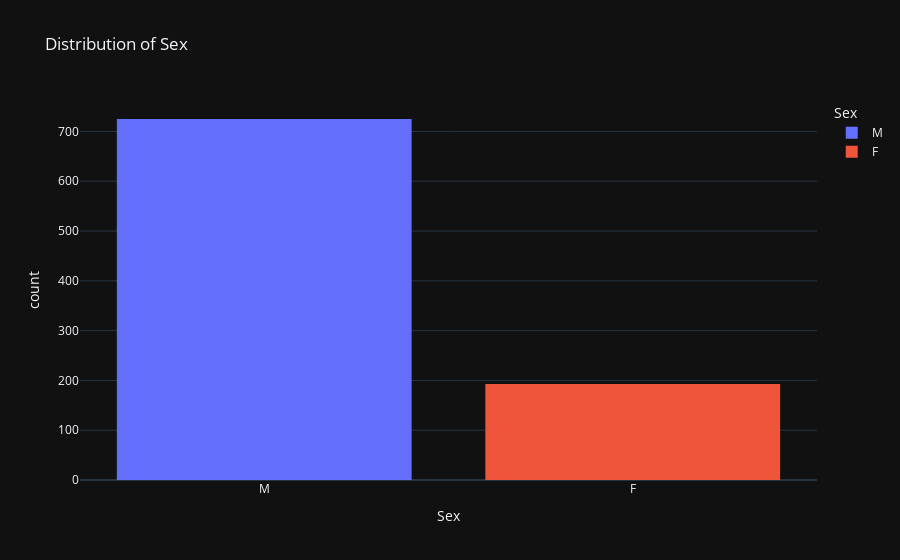
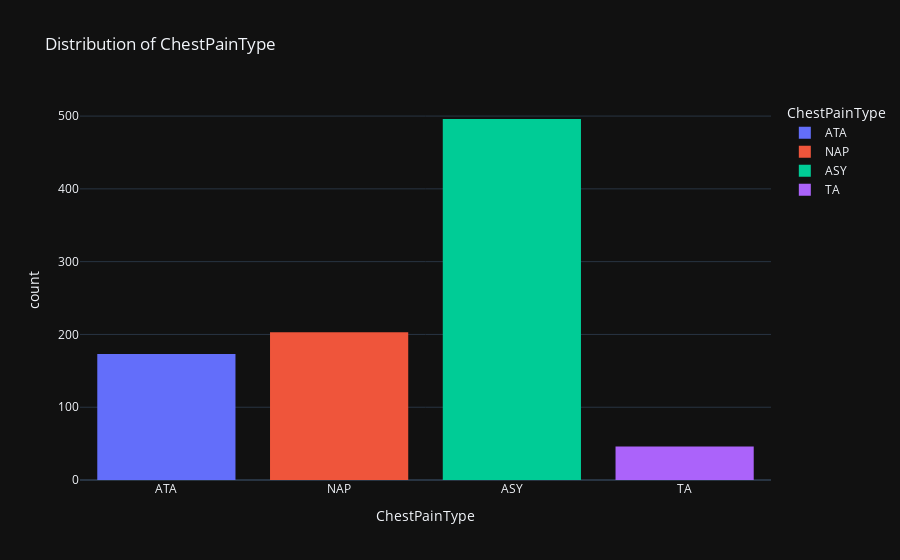
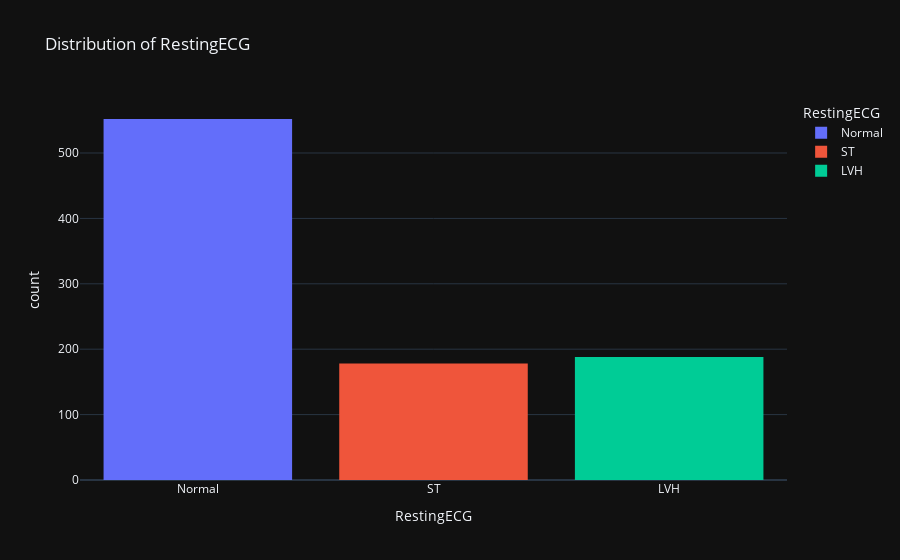
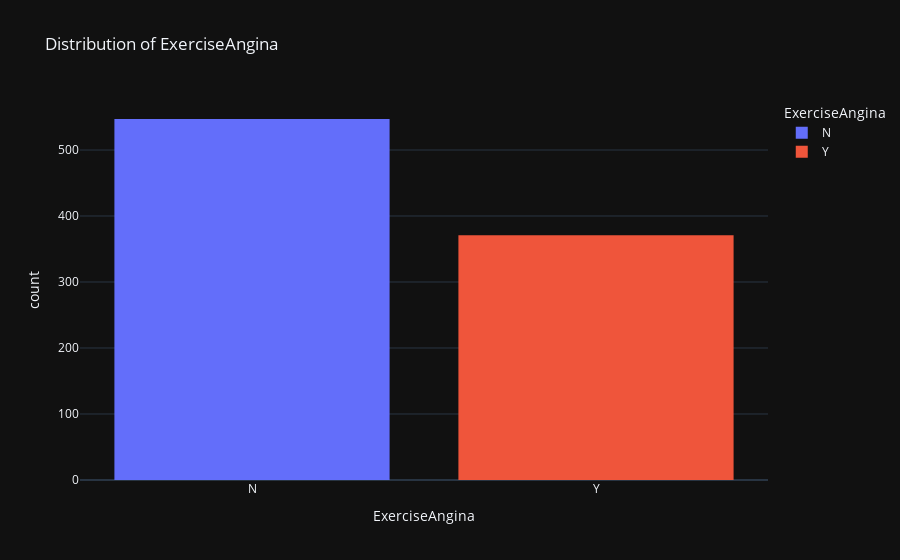

These figures' notebook cell, in order:
### Code cell
# Check for the distribution of the categorical columns
for col in cat_cols:
   fig =  px.histogram(df, x=col, title=f'Distribution of {col}', color=col, template='plotly_dark')
   fig.show()

### Figure 1 — Plotly figure (JSON) as saved in the notebook; plotly's stock layout.template omitted (floating-point values rounded to 4 significant figures; data arrays with more than 128 entries replaced by an {"elided": "..."} marker saying what was removed)
{"data": [{"alignmentgroup": "True", "bingroup": "x", "hovertemplate": "Sex=%{x}<br>count=%{y}<extra></extra>", "legendgroup": "M", "marker": {"color": "#636efa", "pattern": {"shape": ""}}, "name": "M", "offsetgroup": "M", "orientation": "v", "showlegend": true, "type": "histogram", "x": {"elided": "725 str values"}, "xaxis": "x", "yaxis": "y"}, {"alignmentgroup": "True", "bingroup": "x", "hovertemplate": "Sex=%{x}<br>count=%{y}<extra></extra>", "legendgroup": "F", "marker": {"color": "#EF553B", "pattern": {"shape": ""}}, "name": "F", "offsetgroup": "F", "orientation": "v", "showlegend": true, "type": "histogram", "x": {"elided": "193 str values"}, "xaxis": "x", "yaxis": "y"}], "layout": {"barmode": "relative", "legend": {"title": {"text": "Sex"}, "tracegroupgap": 0}, "title": {"text": "Distribution of Sex"}, "xaxis": {"anchor": "y", "categoryarray": ["M", "F"], "categoryorder": "array", "domain": [0, 1], "title": {"text": "Sex"}}, "yaxis": {"anchor": "x", "domain": [0, 1], "title": {"text": "count"}}}}

### Figure 2 — Plotly figure (JSON) as saved in the notebook; plotly's stock layout.template omitted (floating-point values rounded to 4 significant figures; data arrays with more than 128 entries replaced by an {"elided": "..."} marker saying what was removed)
{"data": [{"alignmentgroup": "True", "bingroup": "x", "hovertemplate": "ChestPainType=%{x}<br>count=%{y}<extra></extra>", "legendgroup": "ATA", "marker": {"color": "#636efa", "pattern": {"shape": ""}}, "name": "ATA", "offsetgroup": "ATA", "orientation": "v", "showlegend": true, "type": "histogram", "x": {"elided": "173 str values"}, "xaxis": "x", "yaxis": "y"}, {"alignmentgroup": "True", "bingroup": "x", "hovertemplate": "ChestPainType=%{x}<br>count=%{y}<extra></extra>", "legendgroup": "NAP", "marker": {"color": "#EF553B", "pattern": {"shape": ""}}, "name": "NAP", "offsetgroup": "NAP", "orientation": "v", "showlegend": true, "type": "histogram", "x": {"elided": "203 str values"}, "xaxis": "x", "yaxis": "y"}, {"alignmentgroup": "True", "bingroup": "x", "hovertemplate": "ChestPainType=%{x}<br>count=%{y}<extra></extra>", "legendgroup": "ASY", "marker": {"color": "#00cc96", "pattern": {"shape": ""}}, "name": "ASY", "offsetgroup": "ASY", "orientation": "v", "showlegend": true, "type": "histogram", "x": {"elided": "496 str values"}, "xaxis": "x", "yaxis": "y"}, {"alignmentgroup": "True", "bingroup": "x", "hovertemplate": "ChestPainType=%{x}<br>count=%{y}<extra></extra>", "legendgroup": "TA", "marker": {"color": "#ab63fa", "pattern": {"shape": ""}}, "name": "TA", "offsetgroup": "TA", "orientation": "v", "showlegend": true, "type": "histogram", "x": ["TA", "TA", "TA", "TA", "TA", "TA", "TA", "TA", "TA", "TA", "TA", "TA", "TA", "TA", "TA", "TA", "TA", "TA", "TA", "TA", "TA", "TA", "TA", "TA", "TA", "TA", "TA", "TA", "TA", "TA", "TA", "TA", "TA", "TA", "TA", "TA", "TA", "TA", "TA", "TA", "TA", "TA", "TA", "TA", "TA", "TA"], "xaxis": "x", "yaxis": "y"}], "layout": {"barmode": "relative", "legend": {"title": {"text": "ChestPainType"}, "tracegroupgap": 0}, "title": {"text": "Distribution of ChestPainType"}, "xaxis": {"anchor": "y", "categoryarray": ["ATA", "NAP", "ASY", "TA"], "categoryorder": "array", "domain": [0, 1], "title": {"text": "ChestPainType"}}, "yaxis": {"anchor": "x", "domain": [0, 1], "title": {"text": "count"}}}}

### Figure 3 — Plotly figure (JSON) as saved in the notebook; plotly's stock layout.template omitted (floating-point values rounded to 4 significant figures; data arrays with more than 128 entries replaced by an {"elided": "..."} marker saying what was removed)
{"data": [{"alignmentgroup": "True", "bingroup": "x", "hovertemplate": "RestingECG=%{x}<br>count=%{y}<extra></extra>", "legendgroup": "Normal", "marker": {"color": "#636efa", "pattern": {"shape": ""}}, "name": "Normal", "offsetgroup": "Normal", "orientation": "v", "showlegend": true, "type": "histogram", "x": {"elided": "552 str values"}, "xaxis": "x", "yaxis": "y"}, {"alignmentgroup": "True", "bingroup": "x", "hovertemplate": "RestingECG=%{x}<br>count=%{y}<extra></extra>", "legendgroup": "ST", "marker": {"color": "#EF553B", "pattern": {"shape": ""}}, "name": "ST", "offsetgroup": "ST", "orientation": "v", "showlegend": true, "type": "histogram", "x": {"elided": "178 str values"}, "xaxis": "x", "yaxis": "y"}, {"alignmentgroup": "True", "bingroup": "x", "hovertemplate": "RestingECG=%{x}<br>count=%{y}<extra></extra>", "legendgroup": "LVH", "marker": {"color": "#00cc96", "pattern": {"shape": ""}}, "name": "LVH", "offsetgroup": "LVH", "orientation": "v", "showlegend": true, "type": "histogram", "x": {"elided": "188 str values"}, "xaxis": "x", "yaxis": "y"}], "layout": {"barmode": "relative", "legend": {"title": {"text": "RestingECG"}, "tracegroupgap": 0}, "title": {"text": "Distribution of RestingECG"}, "xaxis": {"anchor": "y", "categoryarray": ["Normal", "ST", "LVH"], "categoryorder": "array", "domain": [0, 1], "title": {"text": "RestingECG"}}, "yaxis": {"anchor": "x", "domain": [0, 1], "title": {"text": "count"}}}}

### Figure 4 — Plotly figure (JSON) as saved in the notebook; plotly's stock layout.template omitted (floating-point values rounded to 4 significant figures; data arrays with more than 128 entries replaced by an {"elided": "..."} marker saying what was removed)
{"data": [{"alignmentgroup": "True", "bingroup": "x", "hovertemplate": "ExerciseAngina=%{x}<br>count=%{y}<extra></extra>", "legendgroup": "N", "marker": {"color": "#636efa", "pattern": {"shape": ""}}, "name": "N", "offsetgroup": "N", "orientation": "v", "showlegend": true, "type": "histogram", "x": {"elided": "547 str values"}, "xaxis": "x", "yaxis": "y"}, {"alignmentgroup": "True", "bingroup": "x", "hovertemplate": "ExerciseAngina=%{x}<br>count=%{y}<extra></extra>", "legendgroup": "Y", "marker": {"color": "#EF553B", "pattern": {"shape": ""}}, "name": "Y", "offsetgroup": "Y", "orientation": "v", "showlegend": true, "type": "histogram", "x": {"elided": "371 str values"}, "xaxis": "x", "yaxis": "y"}], "layout": {"barmode": "relative", "legend": {"title": {"text": "ExerciseAngina"}, "tracegroupgap": 0}, "title": {"text": "Distribution of ExerciseAngina"}, "xaxis": {"anchor": "y", "categoryarray": ["N", "Y"], "categoryorder": "array", "domain": [0, 1], "title": {"text": "ExerciseAngina"}}, "yaxis": {"anchor": "x", "domain": [0, 1], "title": {"text": "count"}}}}
